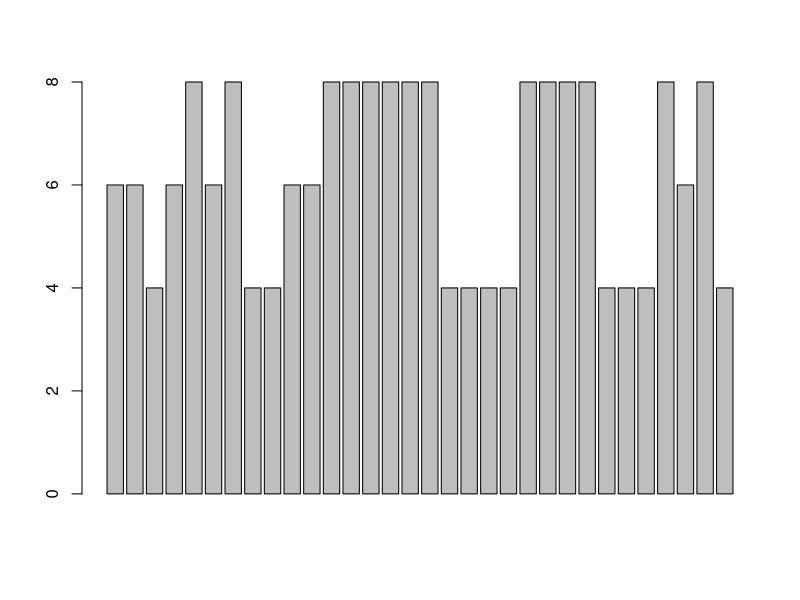
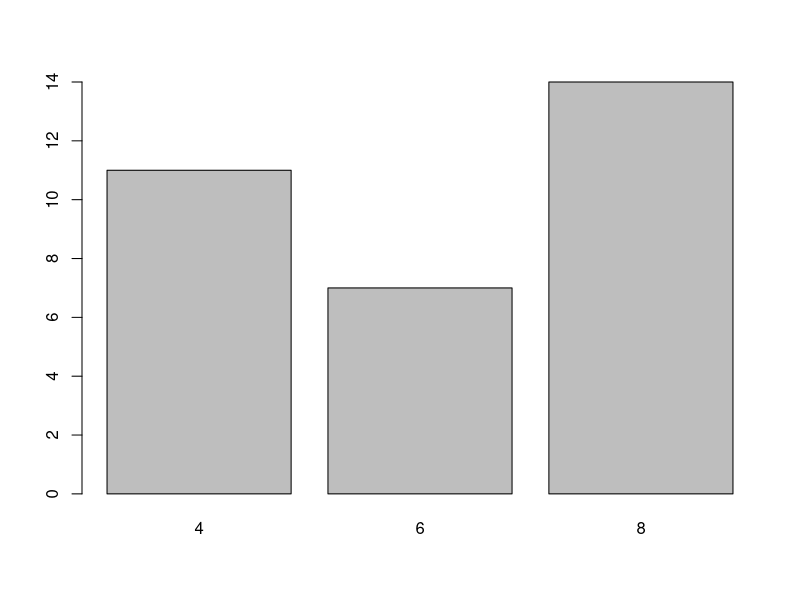
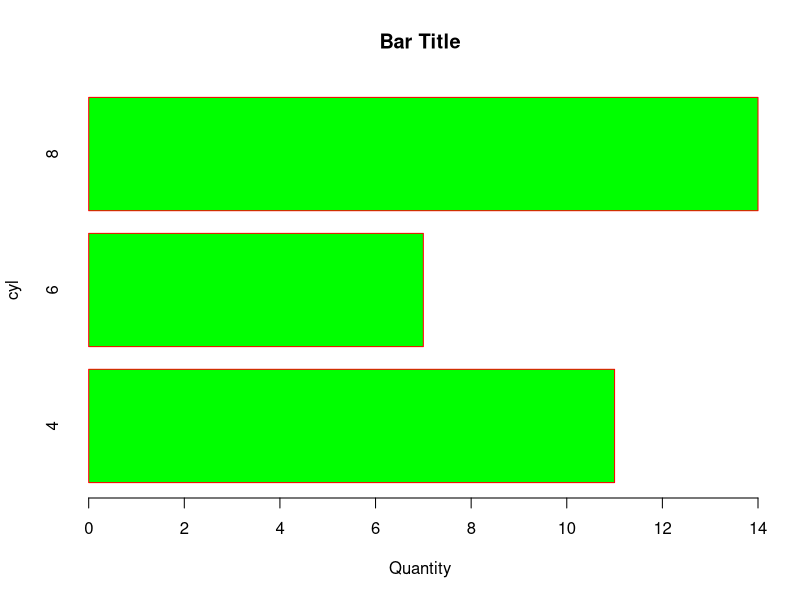
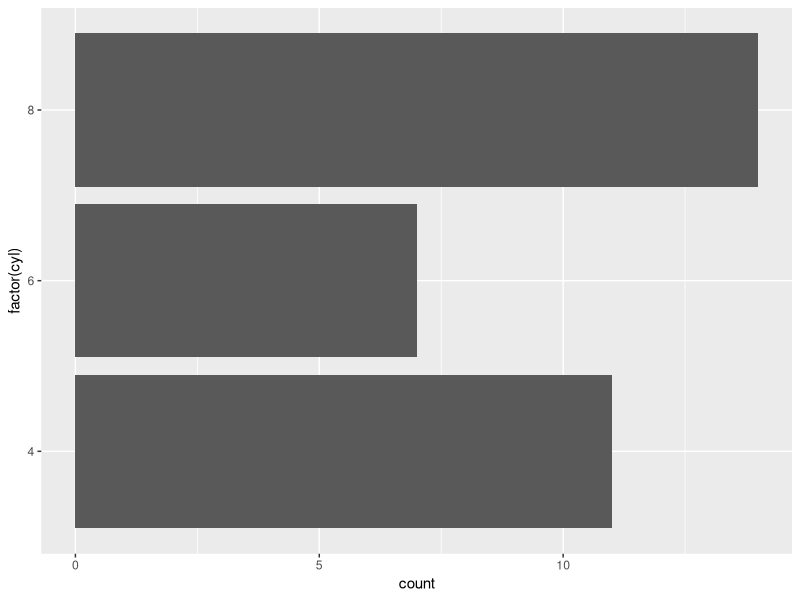
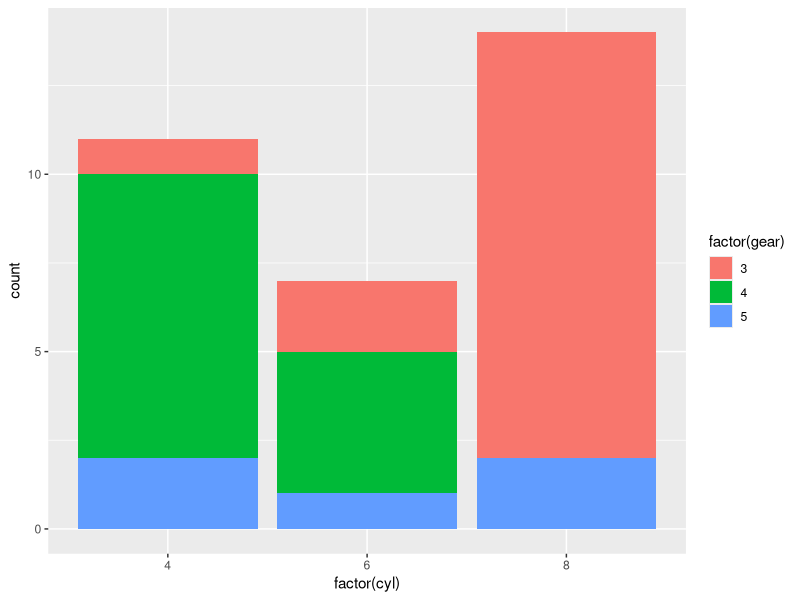
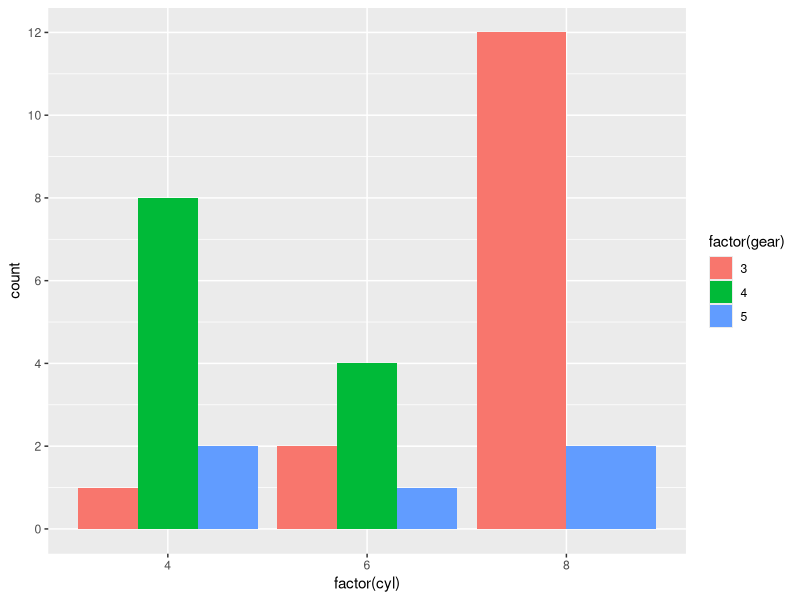
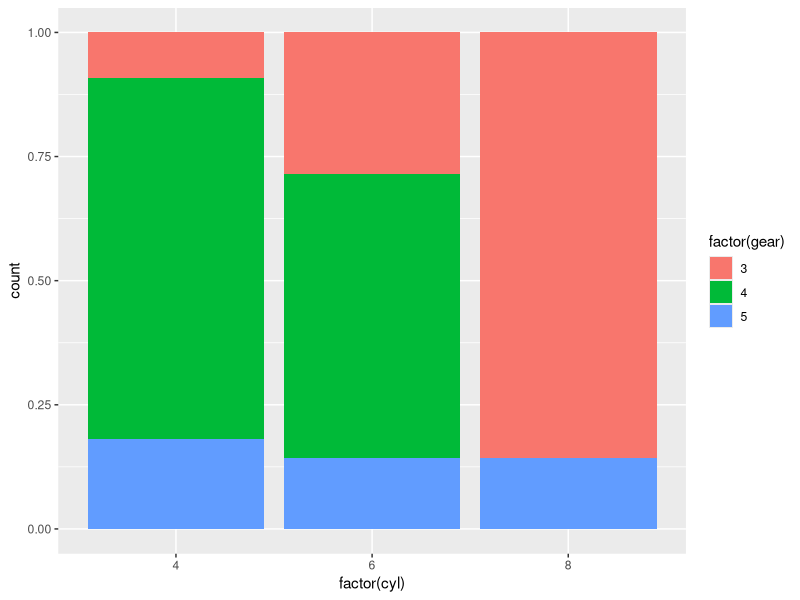

These charts were generated, in order, by the following R code:
data("mtcars")


barplot(mtcars$cyl)

#Group the data
table(mtcars$cyl)


barplot(table(mtcars$cyl))


barplot(table(mtcars$cyl),
        col = 'green',
        main = "Bar Title",
        border = 'red',
        xlab = "Quantity",
        ylab = "cyl",
        horiz = TRUE)

library(ggplot2)

ggplot(data = mtcars,
       mapping = aes(x = factor(cyl))) +
  geom_bar() +
  coord_flip()

p <- ggplot(data = mtcars,
       mapping = aes(x = factor(cyl),
  fill = factor(gear)))

#stacked bar chart
p + geom_bar(position = 'stack', stat = 'count')

#doge bar chart
p + geom_bar(position = 'dodge') + 
  ylim(0, 14) +
  scale_y_continuous(breaks = seq(0, 14, by = 2))

#stacked bar chart + percent bar chart
p + geom_bar(position = 'fill', stat = 'count')
